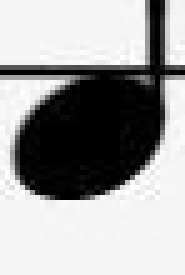
#> input picture compare.JPG, 37 x 55 px (shown 5 times larger)
$ python -i MakeImgHorizontal.py   (imports and definitions only)
#> lines starting #> are read from the running program, lines starting #| are printed output that depends on the picture
#> further down, picture is the input picture: shape (55, 37); min 0, max 255, mean 160.9
from commonfunctions import *
from skimage.transform import *
from Preprocessing import Rotate

def Make_IMG_HORIZONTAL(BinarizedImg,percesion=1,resize=True,Horizontal=False):
#> called with percesion = 1, resize = True, Horizontal = False
    NegativeBinarizedImg=255-BinarizedImg
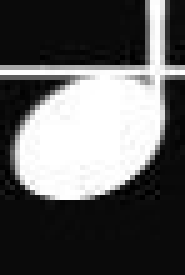
#> NegativeBinarizedImg: shape (55, 37) (shown 5 times larger); min 0, max 255, mean 94.1
    DegAngles=np.arange(-90,91,percesion)
    RadAngles=np.deg2rad(DegAngles)
    Accumilation, angles, rho=hough_line(NegativeBinarizedImg,RadAngles)
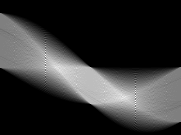
#> Accumilation: shape (135, 181) uint64; min 0, max 74, mean 15; drawn with min black and max white
#> angles = 181 values from -1.57 to 1.57; rho = 135 values from -67 to 67
    MaxAccumilation=np.max(Accumilation)
#> MaxAccumilation = 74
    rotation_angle=np.where(Accumilation==MaxAccumilation)[1][0]
#> rotation_angle = 45
    MAxRho=np.where(Accumilation==MaxAccumilation)[0][0]
#> MAxRho = 66
    if(rotation_angle<90):
        rotated_img=rotate(BinarizedImg,rotation_angle,resize,mode='constant',cval=1)
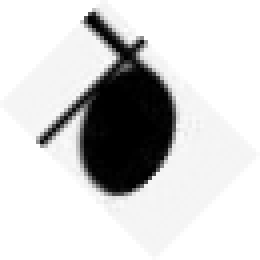
#> rotated_img: shape (65, 65) float64 (shown 4 times larger); min 0, max 1, mean 0.822
    elif(rotation_angle>90):
        rotated_img=rotate(BinarizedImg,rotation_angle-180,resize,mode='constant',cval=1)
    else:
        if(MAxRho < BinarizedImg.shape[0]):
            return BinarizedImg
        rotated_img=rotate(BinarizedImg,rotation_angle,resize,mode='constant',cval=1)
    return rotated_img,rotation_angle

>>> import cv2
>>> picture = cv2.imread('compare.JPG', cv2.IMREAD_GRAYSCALE)
>>> result = Make_IMG_HORIZONTAL(picture)

$ run again, on mary.jpg
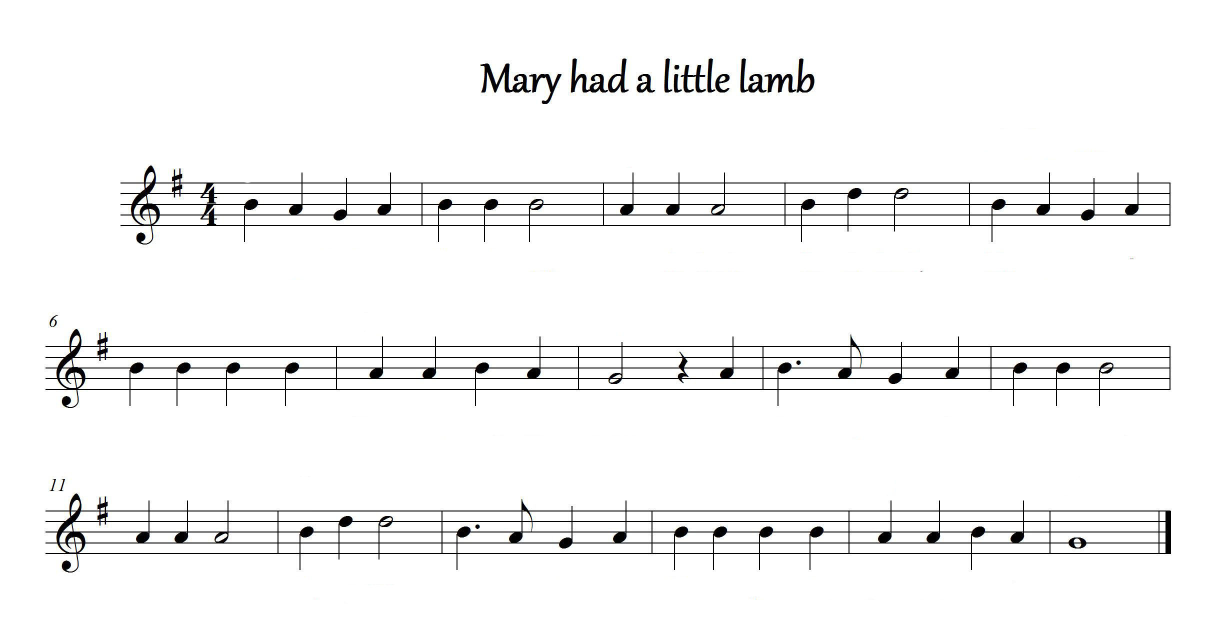
#> input picture mary.jpg, 2456 x 1288 px (shown at 1/2 size)
#> in Make_IMG_HORIZONTAL, `NegativeBinarizedImg=255-BinarizedImg`:
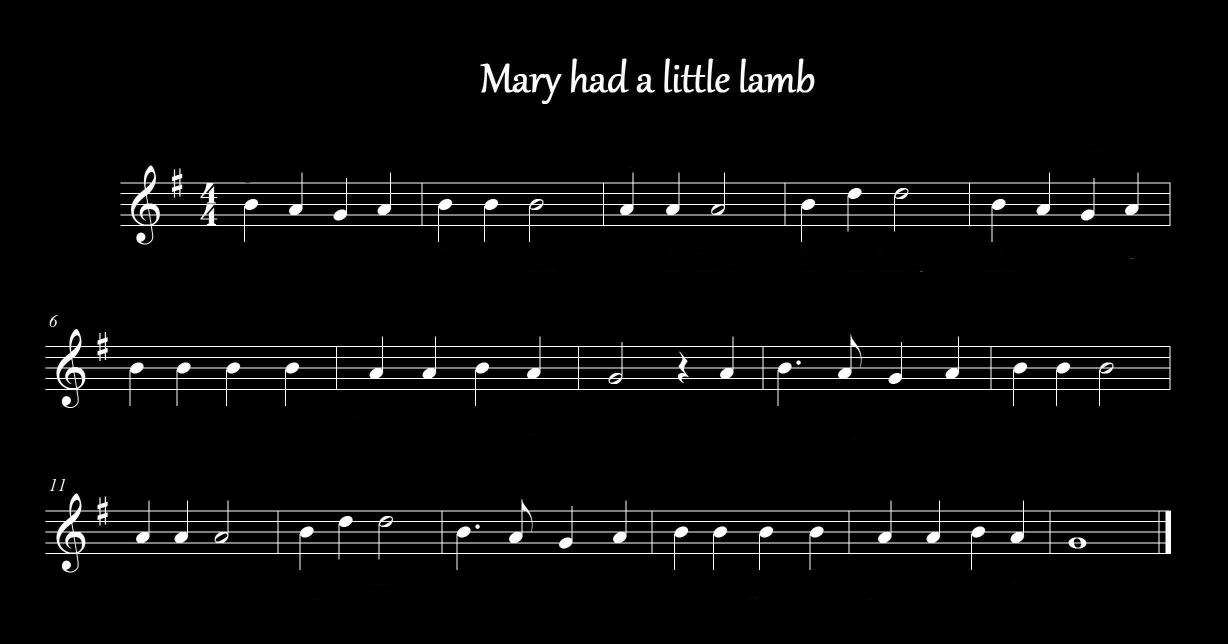
#> NegativeBinarizedImg: shape (1288, 2456) (shown at 1/2 size); min 0, max 255, mean 9.8
#> angles = 181 values from -1.57 to 1.57; rho = 5549 values from -2774 to 2774
#> MaxAccumilation = 2256
#> rotation_angle = 0
#> MAxRho = 1995

$ run again, on segment2.JPG
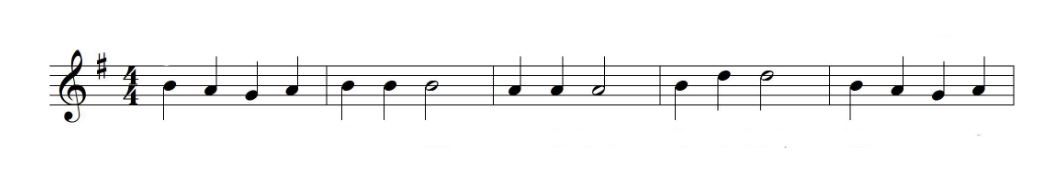
#> input picture segment2.JPG, 1041 x 172 px
#> in Make_IMG_HORIZONTAL, `NegativeBinarizedImg=255-BinarizedImg`:
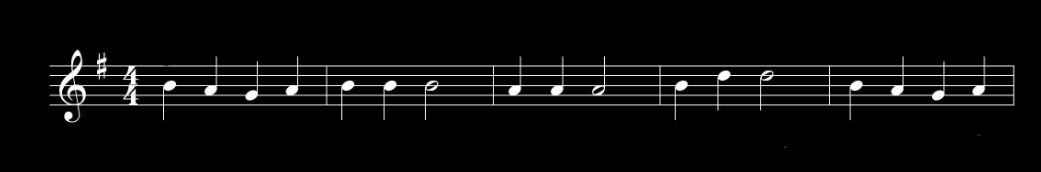
#> NegativeBinarizedImg: shape (172, 1041); min 0, max 255, mean 10.5
#> in Make_IMG_HORIZONTAL, `Accumilation, angles, rho=hough_line(NegativeBinarizedImg,RadAngles)`:
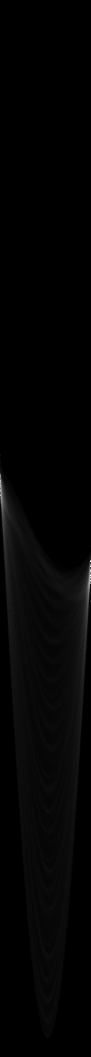
#> Accumilation: shape (2113, 181) uint64 (shown at 1/2 size); min 0, max 968, mean 14.6; drawn with min black and max white
#> angles = 181 values from -1.57 to 1.57; rho = 2113 values from -1056 to 1056
#> MaxAccumilation = 968
#> rotation_angle = 0
#> MAxRho = 951
